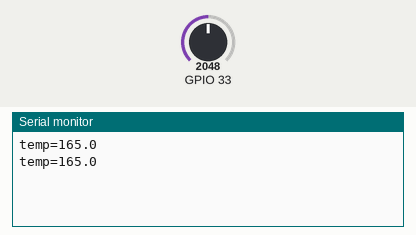
A program run on a simulated ESP32. Parts: the last lines printed to the serial monitor. The test bench sets the inputs (shaded band); at power-on: GPIO 33 = 2048.

Above: at 2.8 s.
2.9 s: GPIO 33 set to 2866
At 5.2 s:
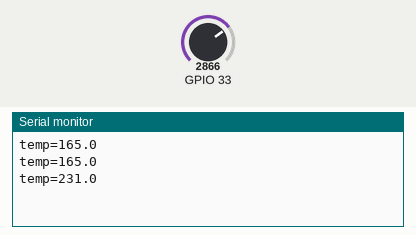
5.6 s: GPIO 33 set to 3603
At 7.0 s:
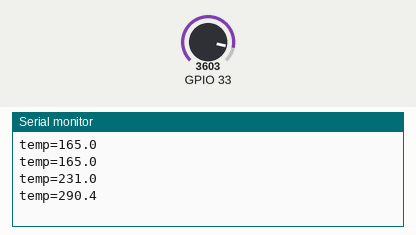
Timing chart, 0 to 8.6 s (numbered marks = the images above; inputs shaded):
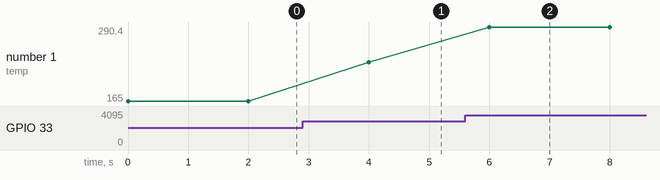

Measured:
- after the input at 2.9 s, the serial monitor: prints a new line after 1.1 s (image 1)
- after the input at 5.6 s, the serial monitor: prints a new line after 0.40 s (image 2)
- plotted number 1: 165 → 231 after the input at 2.9 s, 231 → 290.4 after the input at 5.6 s

The program:

main.cpp
```cpp
#include <WiFi.h>
#include "lib_dht_sensor_i.h"

TempHelper sensor(33);

void setup() {
  Serial.begin(115200);
  sensor.begin();
}

void loop() {
  Serial.printf("temp=%.1f\n", sensor.readTemperature());
  delay(2000);
}
```
